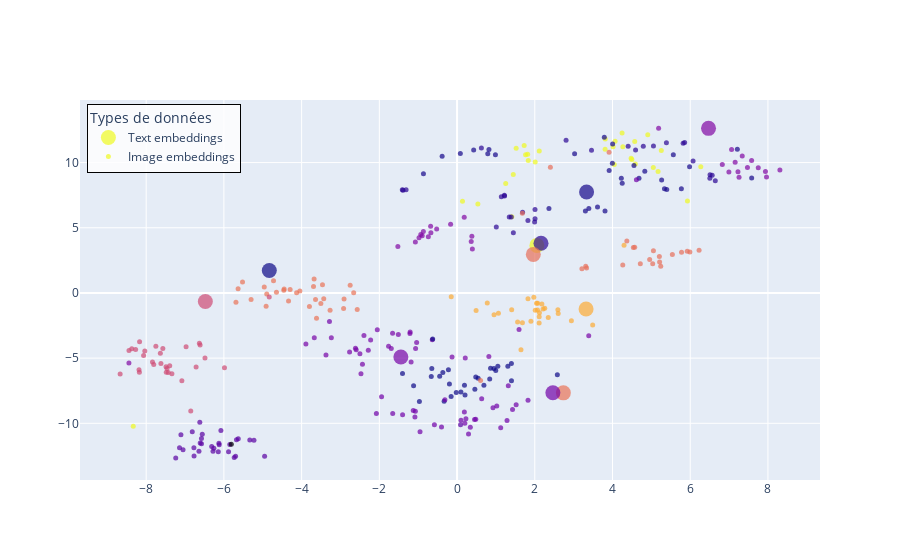

Write notebook code for a chart like this one.
### Code cell
# t-SNE of the merged tensor

tsne = TSNE(n_components=2, verbose=0, perplexity=40, n_iter=300)
image_text_tsne = tsne.fit_transform(text_cat_image.to('cpu'))

print(true_labels)

sizes = np.array([15 if i < 11 else 5 for i in range(len(image_text_tsne))])

fig = go.Figure()

fig.add_trace(go.Scatter(
    x=image_text_tsne[:11, 0],
    y=image_text_tsne[:11, 1],
    mode='markers',
    name='Text embeddings',
    marker=dict(
        size=sizes[:11],
        color=shuffled_classes,
        opacity=0.7,
        line=dict(width=0)
    ),
    showlegend=True
))

fig.add_trace(go.Scatter(
    x=image_text_tsne[11:, 0],
    y=image_text_tsne[11:, 1],
    mode='markers',
    name='Image embeddings',
    marker=dict(
        size=sizes[11:],
        color=shuffled_colors,
        opacity=0.7,
        line=dict(width=0)
    ),
    showlegend=True
))


fig.update_layout(
legend=dict(
    title='Types de données',
    x=0.01,
    y=0.99,
    bgcolor='rgba(255,255,255,0.8)',
    bordercolor='black',
    borderwidth=1
    )
)

fig.update_traces(
    
    marker=dict(
                              line=dict(width=0,
                                        )
                  ))

path='/home/onyxia/work/DetailCLIP/images/text + image/image.png'
fig.write_image(path, format='png', engine='kaleido')
fig.show()

### Figure 1 — Plotly figure (JSON) as saved in the notebook; plotly's stock layout.template omitted (floating-point values rounded to 4 significant figures; data arrays with more than 128 entries replaced by an {"elided": "..."} marker saying what was removed)
{"data": [{"marker": {"color": [68, 4, 43, 55, 16, 0, 44, 35, 18, 1, 15, 11], "line": {"width": 0}, "opacity": 0.7, "size": [15, 15, 15, 15, 15, 15, 15, 15, 15, 15, 15]}, "mode": "markers", "name": "Text embeddings", "showlegend": true, "type": "scatter", "x": [2.054, 2.16, 1.963, 3.32, -1.446, -4.832, 2.736, -6.477, 6.471, 3.333, 2.466], "y": [3.645, 3.817, 2.955, -1.226, -4.913, 1.718, -7.664, -0.6615, 12.62, 7.745, -7.651]}, {"marker": {"color": {"elided": "348 int values"}, "line": {"width": 0}, "opacity": 0.7, "size": {"elided": "349 int values"}}, "mode": "markers", "name": "Image embeddings", "showlegend": true, "type": "scatter", "x": {"elided": "349 float values"}, "y": {"elided": "349 float values"}}], "layout": {"legend": {"bgcolor": "rgba(255,255,255,0.8)", "bordercolor": "black", "borderwidth": 1, "title": {"text": "Types de données"}, "x": 0.01, "y": 0.99}}}
